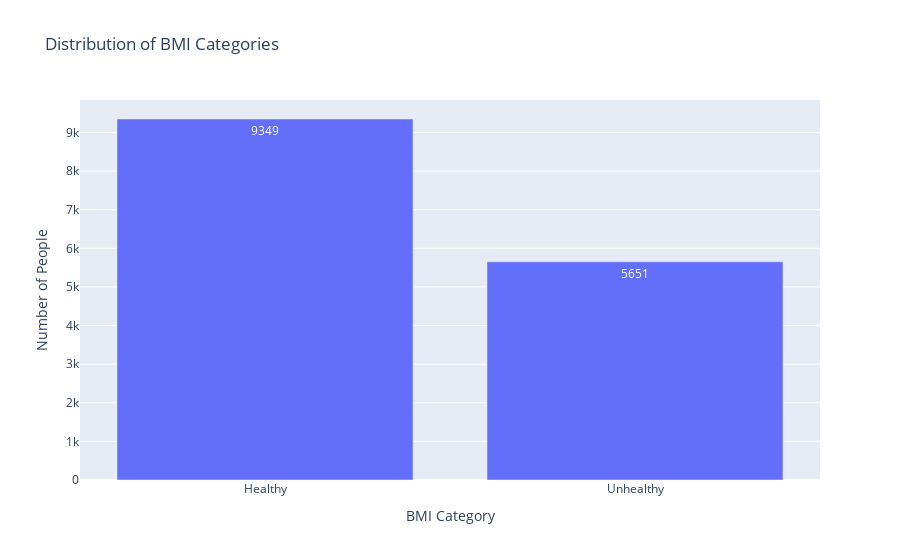

The cell this chart's notebook holds for it:
### Markdown cell above
## Plot 1
#### Bar Plot: Distribution of BMI Categories

This visualization helps us see that approximately 40% of the dataset has an Unhealthy BMI. This indicates a sizeable population that would find our project useful.

### Code cell
bar = bar_plot(data)
bar

### Figure 1 — Plotly figure (JSON) as saved in the notebook; plotly's stock layout.template omitted (floating-point values rounded to 4 significant figures)
{"data": [{"alignmentgroup": "True", "hovertemplate": "BMI Category=%{x}<br>Number of People=%{text}<extra></extra>", "legendgroup": "", "marker": {"color": "#636efa", "pattern": {"shape": ""}}, "name": "", "offsetgroup": "", "orientation": "v", "showlegend": false, "text": [9349, 5651], "textposition": "auto", "type": "bar", "x": ["Healthy", "Unhealthy"], "xaxis": "x", "y": [9349, 5651], "yaxis": "y"}], "layout": {"autosize": true, "barmode": "relative", "legend": {"tracegroupgap": 0}, "title": {"text": "Distribution of BMI Categories"}, "xaxis": {"anchor": "y", "autorange": true, "domain": [0, 1], "range": [-0.5, 1.5], "title": {"text": "BMI Category"}, "type": "category"}, "yaxis": {"anchor": "x", "autorange": true, "domain": [0, 1], "range": [0, 9841.0], "title": {"text": "Number of People"}, "type": "linear"}}}
